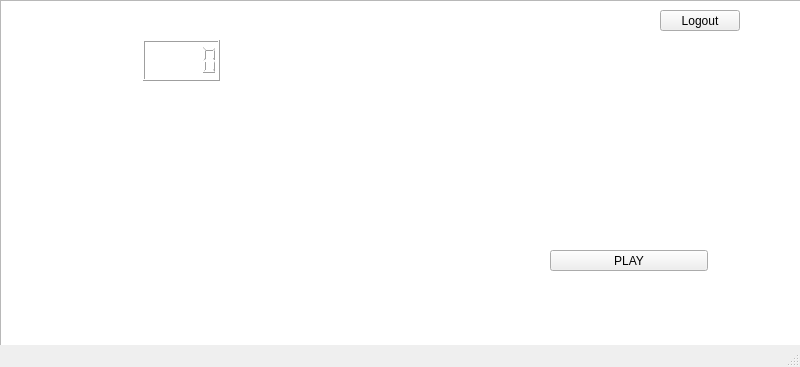
<?xml version="1.0" encoding="UTF-8"?>
<ui version="4.0">
 <class>ProfileUser</class>
 <widget class="QMainWindow" name="ProfileUser">
  <property name="geometry">
   <rect>
    <x>0</x>
    <y>0</y>
    <width>800</width>
    <height>367</height>
   </rect>
  </property>
  <property name="windowTitle">
   <string>MainWindow</string>
  </property>
  <widget class="QWidget" name="centralwidget">
   <widget class="QPushButton" name="pB_closeProfile">
    <property name="geometry">
     <rect>
      <x>660</x>
      <y>10</y>
      <width>80</width>
      <height>21</height>
     </rect>
    </property>
    <property name="text">
     <string>Logout</string>
    </property>
   </widget>
   <widget class="QLabel" name="label">
    <property name="geometry">
     <rect>
      <x>60</x>
      <y>20</y>
      <width>61</width>
      <height>16</height>
     </rect>
    </property>
    <property name="styleSheet">
     <string notr="true">color: rgb(255, 255, 255);</string>
    </property>
    <property name="text">
     <string>Welcome</string>
    </property>
   </widget>
   <widget class="QLabel" name="Label_Username">
    <property name="geometry">
     <rect>
      <x>110</x>
      <y>20</y>
      <width>181</width>
      <height>16</height>
     </rect>
    </property>
    <property name="styleSheet">
     <string notr="true">color: rgb(255, 255, 255);</string>
    </property>
    <property name="text">
     <string/>
    </property>
   </widget>
   <widget class="QWidget" name="horizontalLayoutWidget">
    <property name="geometry">
     <rect>
      <x>60</x>
      <y>40</y>
      <width>160</width>
      <height>41</height>
     </rect>
    </property>
    <layout class="QHBoxLayout" name="horizontalLayout">
     <item>
      <widget class="QLabel" name="label_2">
       <property name="styleSheet">
        <string notr="true">color: rgb(255, 255, 255);</string>
       </property>
       <property name="text">
        <string>Your Lives</string>
       </property>
      </widget>
     </item>
     <item>
      <widget class="QLCDNumber" name="lcd_Lives">
       <property name="styleSheet">
        <string notr="true">color: rgb(255, 255, 255);</string>
       </property>
      </widget>
     </item>
    </layout>
   </widget>
   <widget class="QPushButton" name="pB_StartLevel">
    <property name="geometry">
     <rect>
      <x>550</x>
      <y>250</y>
      <width>158</width>
      <height>21</height>
     </rect>
    </property>
    <property name="text">
     <string>PLAY</string>
    </property>
   </widget>
   <widget class="QLabel" name="label_3">
    <property name="geometry">
     <rect>
      <x>620</x>
      <y>220</y>
      <width>31</width>
      <height>16</height>
     </rect>
    </property>
    <property name="styleSheet">
     <string notr="true">color: rgb(255, 255, 255);</string>
    </property>
    <property name="text">
     <string>PLAY</string>
    </property>
   </widget>
   <widget class="QLabel" name="label_5">
    <property name="geometry">
     <rect>
      <x>50</x>
      <y>250</y>
      <width>71</width>
      <height>16</height>
     </rect>
    </property>
    <property name="styleSheet">
     <string notr="true">color: rgb(255, 255, 255);</string>
    </property>
    <property name="text">
     <string>Infinite level</string>
    </property>
   </widget>
   <widget class="QLabel" name="label_8">
    <property name="geometry">
     <rect>
      <x>240</x>
      <y>220</y>
      <width>71</width>
      <height>16</height>
     </rect>
    </property>
    <property name="styleSheet">
     <string notr="true">color: rgb(255, 255, 255);</string>
    </property>
    <property name="text">
     <string>HIGH SCORE</string>
    </property>
   </widget>
   <widget class="QLabel" name="label_9">
    <property name="geometry">
     <rect>
      <x>70</x>
      <y>220</y>
      <width>31</width>
      <height>16</height>
     </rect>
    </property>
    <property name="styleSheet">
     <string notr="true">color: rgb(255, 255, 255);</string>
    </property>
    <property name="text">
     <string>LEVEL</string>
    </property>
   </widget>
   <widget class="QLabel" name="Label_Score">
    <property name="geometry">
     <rect>
      <x>220</x>
      <y>250</y>
      <width>101</width>
      <height>20</height>
     </rect>
    </property>
    <property name="styleSheet">
     <string notr="true">color: rgb(255, 255, 255);</string>
    </property>
    <property name="text">
     <string/>
    </property>
   </widget>
   <widget class="QLabel" name="label_4">
    <property name="geometry">
     <rect>
      <x>420</x>
      <y>220</y>
      <width>61</width>
      <height>16</height>
     </rect>
    </property>
    <property name="styleSheet">
     <string notr="true">color: rgb(255, 255, 255);</string>
    </property>
    <property name="text">
     <string>BEST TIME</string>
    </property>
   </widget>
   <widget class="QLabel" name="LABEL_TIME">
    <property name="geometry">
     <rect>
      <x>400</x>
      <y>250</y>
      <width>101</width>
      <height>21</height>
     </rect>
    </property>
    <property name="styleSheet">
     <string notr="true">color: rgb(255, 255, 255);</string>
    </property>
    <property name="text">
     <string/>
    </property>
   </widget>
   <widget class="QGraphicsView" name="graphicsView">
    <property name="geometry">
     <rect>
      <x>0</x>
      <y>0</y>
      <width>801</width>
      <height>371</height>
     </rect>
    </property>
    <property name="styleSheet">
     <string notr="true">background-image: url(:/Sprites/profile1.jpg);</string>
    </property>
   </widget>
   <zorder>graphicsView</zorder>
   <zorder>pB_closeProfile</zorder>
   <zorder>label</zorder>
   <zorder>Label_Username</zorder>
   <zorder>horizontalLayoutWidget</zorder>
   <zorder>pB_StartLevel</zorder>
   <zorder>label_3</zorder>
   <zorder>label_5</zorder>
   <zorder>label_8</zorder>
   <zorder>label_9</zorder>
   <zorder>Label_Score</zorder>
   <zorder>label_4</zorder>
   <zorder>LABEL_TIME</zorder>
  </widget>
  <widget class="QMenuBar" name="menubar">
   <property name="geometry">
    <rect>
     <x>0</x>
     <y>0</y>
     <width>800</width>
     <height>20</height>
    </rect>
   </property>
  </widget>
  <widget class="QStatusBar" name="statusbar"/>
 </widget>
 <resources/>
 <connections/>
</ui>
